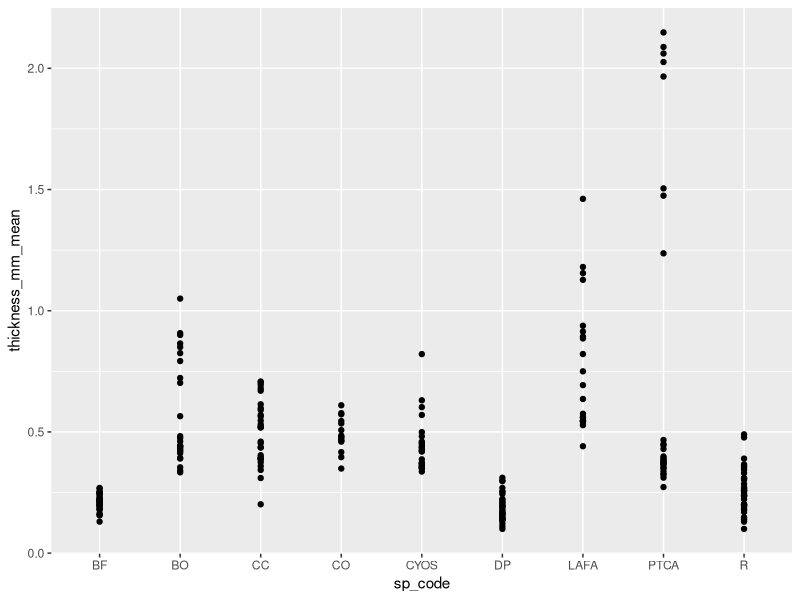

The R source for this figure:
library(tidyverse)

data <- read_csv("ind-trait-values_2024-11-19.csv")

plot <- ggplot(data = data,
               aes(x = sp_code,
                   y = thickness_mm_mean)) +
  geom_point()

write_rds(x = plot,
          file = "thickness.rds")

# read_plot <- read_rds(here("code", "misc", "height.rds"))
# read_plot
